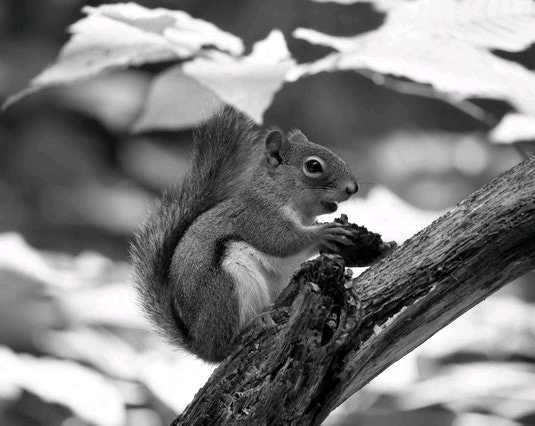
//> input picture g.png, 535 x 426 px
$ ./svs-polarizer-simulate   (built with g++ and OpenCV 4)
//> lines starting //> are read from the running program, lines starting //| are printed output that depends on the picture
#include <iostream>
#include <fstream>
#include "opencv2/opencv.hpp"
int main()
{
	//read image
	cv::Mat mat_arr[8];
	mat_arr[0] = cv::imread("g.png", cv::IMREAD_GRAYSCALE);
//> mat_arr[0]: 426 rows x 535 cols, CV_8UC1; min 0, max 255, mean 126.8
	mat_arr[1] = cv::imread("k.png", cv::IMREAD_GRAYSCALE);
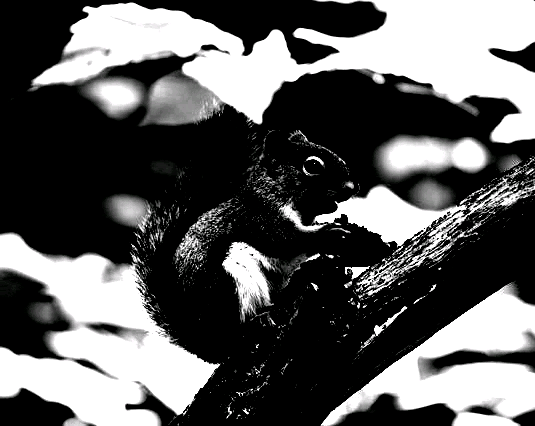
//> input picture k.png, 535 x 426 px
//> mat_arr[1]: 426 rows x 535 cols, CV_8UC1; min 0, max 255, mean 94.6
	mat_arr[2] = cv::imread("r.png", cv::IMREAD_GRAYSCALE);
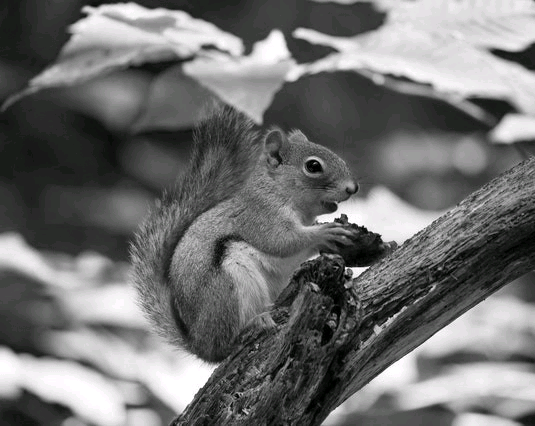
//> input picture r.png, 535 x 426 px
//> mat_arr[2]: 426 rows x 535 cols, CV_8UC1; min 0, max 255, mean 112.2
	mat_arr[3] = cv::imread("n.png", cv::IMREAD_GRAYSCALE);
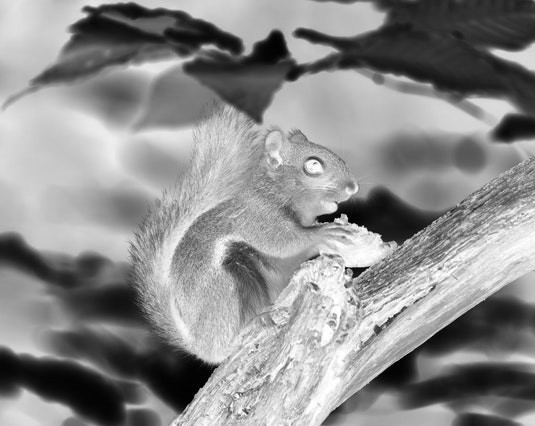
//> input picture n.png, 535 x 426 px
//> mat_arr[3] is the input picture: 426 rows x 535 cols, CV_8UC1; min 0, max 255, mean 139.8

	cv::Mat big(mat_arr[0].rows*2, mat_arr[0].cols * 2,CV_8U);
//> big: 852 rows x 1070 cols, CV_8UC1; every value is 0

	int sizeY= mat_arr[0].rows * 2;
//> sizeY = 852
	int sizeX= mat_arr[0].cols * 2;
//> sizeX = 1070
	int k = 0;
	uint8_t* ImageData_I0 = mat_arr[0].data;
	uint8_t* ImageData_I90 = mat_arr[1].data;
	uint8_t* ImageData_I45 = mat_arr[2].data;
	uint8_t* ImageData_I135 = mat_arr[3].data;
	uint8_t* sr_data = big.data;
	for (unsigned int y = 0; y < sizeY; y += 2)
	{
		for (unsigned int x = 0; x < sizeX; x += 2)
		{

			sr_data[1 + sizeX] = ImageData_I0[k];
			sr_data[0] = ImageData_I90[k];
			sr_data[1] = ImageData_I45[k];
			sr_data[sizeX] = ImageData_I135[k];
			sr_data += 2;
			k++;
		}
		sr_data += sizeX;
	}
//> this loop made 426 passes
//> k on passes 1 to 3: 535, 1070, 1605
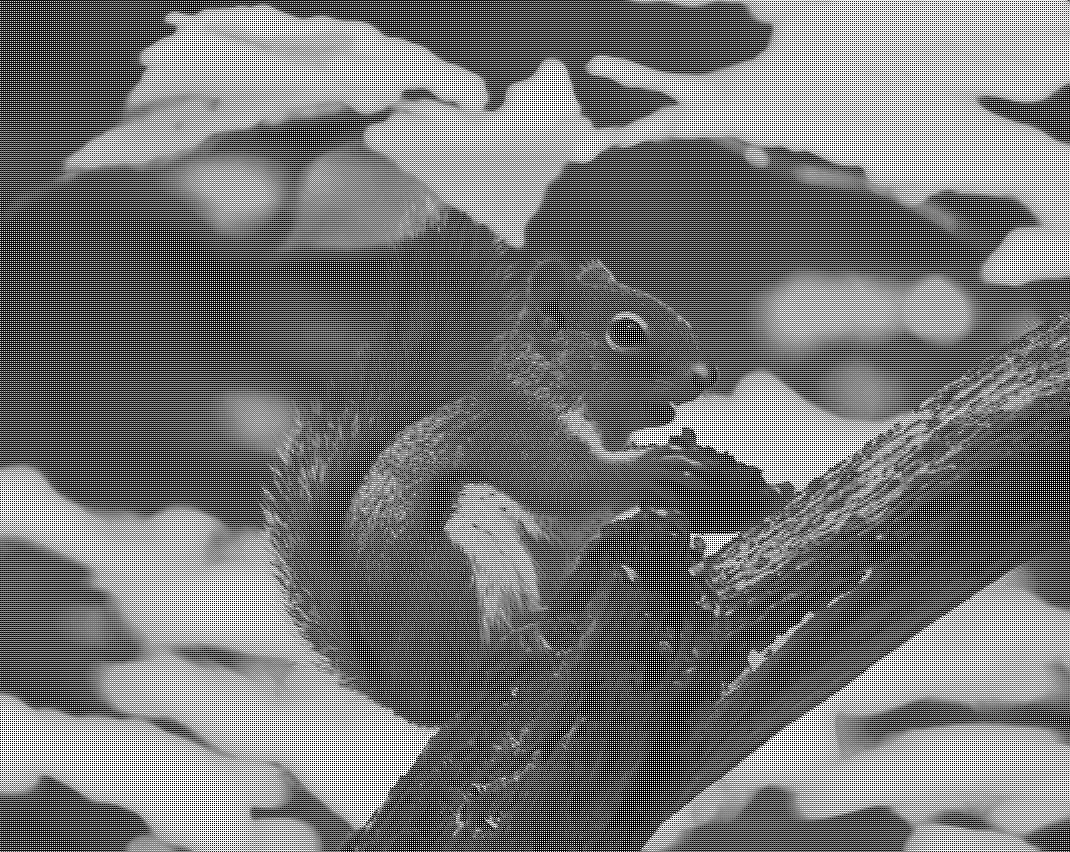
//> big: 852 rows x 1070 cols, CV_8UC1; min 0, max 255, mean 118.4
//> after the loop, k = 227910

	cv::imshow("win", big);
	cv::waitKey(0);

	mat_arr[4] =cv::Mat(mat_arr[0].rows, mat_arr[0].cols, CV_8U);
//> mat_arr[4]: 426 rows x 535 cols, CV_8UC1; every value is 0
	mat_arr[5] = cv::Mat(mat_arr[0].rows, mat_arr[0].cols, CV_8U);
	mat_arr[6] = cv::Mat(mat_arr[0].rows, mat_arr[0].cols, CV_8U);
	mat_arr[7] = cv::Mat(mat_arr[0].rows, mat_arr[0].cols, CV_8U);

	cv::imshow("4", mat_arr[4]);
	cv::imshow("5", mat_arr[5]);
	cv::imshow("6", mat_arr[6]);
	cv::imshow("7", mat_arr[7]);
	cv::waitKey(0);

	ImageData_I0 = mat_arr[4].data;
	ImageData_I90 = mat_arr[5].data;
	ImageData_I45 = mat_arr[6].data;
	ImageData_I135 = mat_arr[7].data;
	sr_data = big.data;

	k = 0;
	for (unsigned int y = 0; y < sizeY; y += 2)
	{
		for (unsigned int x = 0; x < sizeX; x += 2)
		{

			ImageData_I0[k] = sr_data[1 + sizeX];
			ImageData_I90[k] = sr_data[0];
			ImageData_I45[k] = sr_data[1];
			ImageData_I135[k] = sr_data[sizeX];
			sr_data += 2;
			k++;
		}
		sr_data += sizeX;
	}
//> after the loop, k = 227910

	cv::imshow("4", mat_arr[4]);
	cv::imshow("5", mat_arr[5]);
	cv::imshow("6", mat_arr[6]);
	cv::imshow("7", mat_arr[7]);
	cv::waitKey(0);

}
